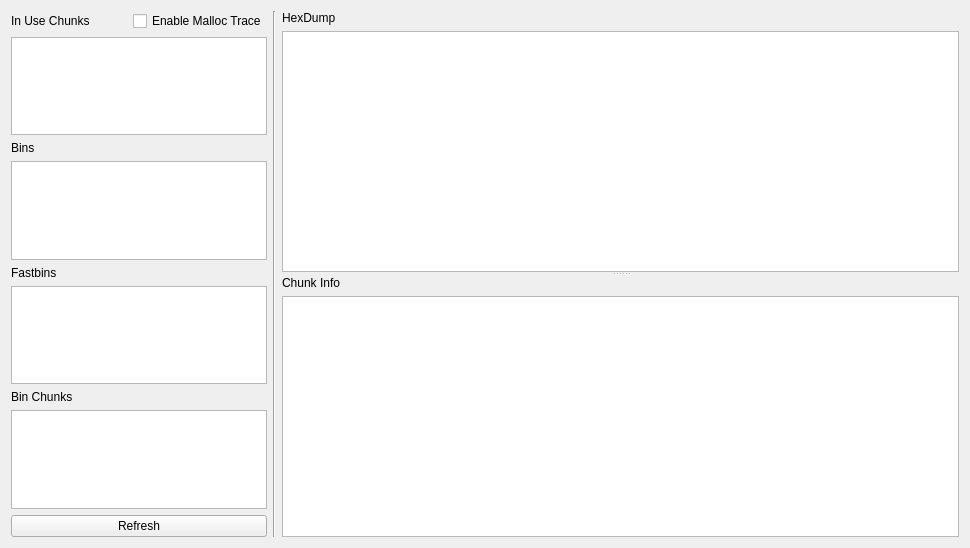
<?xml version="1.0" encoding="UTF-8"?>
<ui version="4.0">
 <class>Form</class>
 <widget class="QWidget" name="Form">
  <property name="geometry">
   <rect>
    <x>0</x>
    <y>0</y>
    <width>970</width>
    <height>548</height>
   </rect>
  </property>
  <property name="maximumSize">
   <size>
    <width>16777215</width>
    <height>16777215</height>
   </size>
  </property>
  <property name="windowTitle">
   <string>EA Heap</string>
  </property>
  <layout class="QHBoxLayout" name="horizontalLayout_2">
   <item>
    <layout class="QVBoxLayout" name="verticalLayout_3">
     <item>
      <layout class="QHBoxLayout" name="horizontalLayout">
       <item>
        <widget class="QLabel" name="label_3">
         <property name="text">
          <string>In Use Chunks</string>
         </property>
        </widget>
       </item>
       <item>
        <widget class="QCheckBox" name="checkBox">
         <property name="text">
          <string>Enable Malloc Trace</string>
         </property>
        </widget>
       </item>
      </layout>
     </item>
     <item>
      <widget class="QListWidget" name="listWidget_4"/>
     </item>
     <item>
      <widget class="QLabel" name="label_9">
       <property name="sizePolicy">
        <sizepolicy hsizetype="Minimum" vsizetype="Minimum">
         <horstretch>0</horstretch>
         <verstretch>0</verstretch>
        </sizepolicy>
       </property>
       <property name="maximumSize">
        <size>
         <width>200</width>
         <height>16777215</height>
        </size>
       </property>
       <property name="text">
        <string>Bins</string>
       </property>
      </widget>
     </item>
     <item>
      <widget class="QListWidget" name="listWidget_3">
       <property name="sizePolicy">
        <sizepolicy hsizetype="Expanding" vsizetype="Expanding">
         <horstretch>0</horstretch>
         <verstretch>0</verstretch>
        </sizepolicy>
       </property>
       <property name="minimumSize">
        <size>
         <width>0</width>
         <height>0</height>
        </size>
       </property>
       <property name="maximumSize">
        <size>
         <width>16777215</width>
         <height>16777215</height>
        </size>
       </property>
      </widget>
     </item>
     <item>
      <widget class="QLabel" name="label_7">
       <property name="sizePolicy">
        <sizepolicy hsizetype="Minimum" vsizetype="Minimum">
         <horstretch>0</horstretch>
         <verstretch>0</verstretch>
        </sizepolicy>
       </property>
       <property name="maximumSize">
        <size>
         <width>200</width>
         <height>16777215</height>
        </size>
       </property>
       <property name="text">
        <string>Fastbins</string>
       </property>
      </widget>
     </item>
     <item>
      <widget class="QListWidget" name="listWidget">
       <property name="sizePolicy">
        <sizepolicy hsizetype="Expanding" vsizetype="Expanding">
         <horstretch>0</horstretch>
         <verstretch>0</verstretch>
        </sizepolicy>
       </property>
       <property name="minimumSize">
        <size>
         <width>0</width>
         <height>0</height>
        </size>
       </property>
       <property name="maximumSize">
        <size>
         <width>16777215</width>
         <height>16777215</height>
        </size>
       </property>
      </widget>
     </item>
     <item>
      <widget class="QLabel" name="label_8">
       <property name="sizePolicy">
        <sizepolicy hsizetype="Minimum" vsizetype="Minimum">
         <horstretch>0</horstretch>
         <verstretch>0</verstretch>
        </sizepolicy>
       </property>
       <property name="maximumSize">
        <size>
         <width>200</width>
         <height>16777215</height>
        </size>
       </property>
       <property name="text">
        <string>Bin Chunks</string>
       </property>
      </widget>
     </item>
     <item>
      <widget class="QListWidget" name="listWidget_2">
       <property name="sizePolicy">
        <sizepolicy hsizetype="Expanding" vsizetype="Expanding">
         <horstretch>0</horstretch>
         <verstretch>0</verstretch>
        </sizepolicy>
       </property>
       <property name="minimumSize">
        <size>
         <width>0</width>
         <height>0</height>
        </size>
       </property>
       <property name="maximumSize">
        <size>
         <width>16777215</width>
         <height>16777215</height>
        </size>
       </property>
      </widget>
     </item>
     <item>
      <widget class="QPushButton" name="pushButton">
       <property name="text">
        <string>Refresh</string>
       </property>
      </widget>
     </item>
    </layout>
   </item>
   <item>
    <widget class="Line" name="line">
     <property name="sizePolicy">
      <sizepolicy hsizetype="Minimum" vsizetype="Minimum">
       <horstretch>0</horstretch>
       <verstretch>0</verstretch>
      </sizepolicy>
     </property>
     <property name="maximumSize">
      <size>
       <width>10</width>
       <height>16777215</height>
      </size>
     </property>
     <property name="orientation">
      <enum>Qt::Vertical</enum>
     </property>
    </widget>
   </item>
   <item>
    <widget class="QSplitter" name="splitter">
     <property name="sizePolicy">
      <sizepolicy hsizetype="Expanding" vsizetype="Expanding">
       <horstretch>1</horstretch>
       <verstretch>1</verstretch>
      </sizepolicy>
     </property>
     <property name="minimumSize">
      <size>
       <width>0</width>
       <height>0</height>
      </size>
     </property>
     <property name="orientation">
      <enum>Qt::Vertical</enum>
     </property>
     <widget class="QWidget" name="layoutWidget">
      <layout class="QVBoxLayout" name="verticalLayout_2">
       <property name="sizeConstraint">
        <enum>QLayout::SetDefaultConstraint</enum>
       </property>
       <item>
        <widget class="QLabel" name="label">
         <property name="text">
          <string>HexDump</string>
         </property>
        </widget>
       </item>
       <item>
        <widget class="QTextEdit" name="textEdit"/>
       </item>
      </layout>
     </widget>
     <widget class="QWidget" name="layoutWidget">
      <layout class="QVBoxLayout" name="verticalLayout">
       <item>
        <widget class="QLabel" name="label_2">
         <property name="text">
          <string>Chunk Info</string>
         </property>
        </widget>
       </item>
       <item>
        <widget class="QTextEdit" name="textEdit_2"/>
       </item>
      </layout>
     </widget>
    </widget>
   </item>
  </layout>
  <zorder>splitter</zorder>
  <zorder>line</zorder>
 </widget>
 <resources/>
 <connections/>
</ui>
